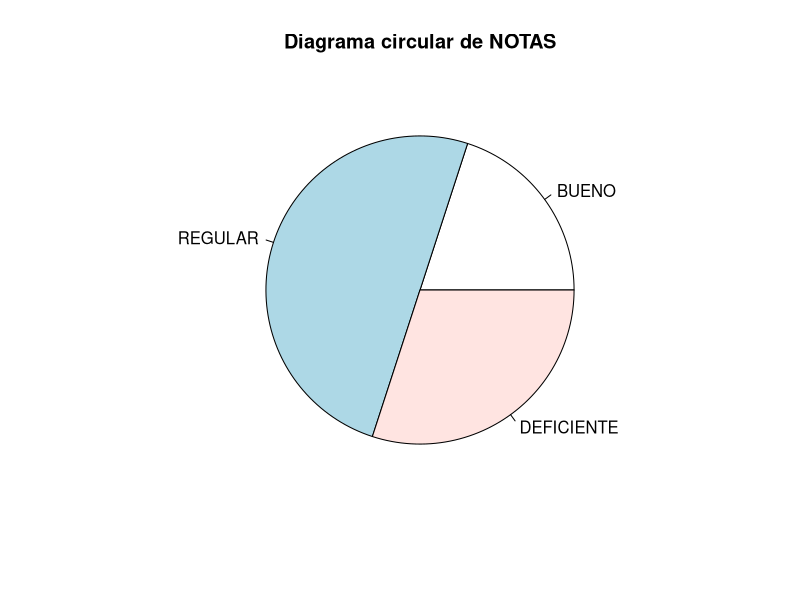

R code for this plot:
#EJERCICIOS001: CON LISTAS - FOR
nombres<-c('juan', 'maria', 'pedro', 'jose')
for(i in nombres){
  print(i)
}
#imprimir solo un nombre del item-1
print(nombres[1])

#EJERCICIO 02: USANDO LA LISTA ANTERIOR
#IMPRIMIR SOLO LOS NOMBRES QUE CONTENGAN LA LETRA "J"

nombres<-c('juan', 'maria', 'pedro', 'jose')
for (nombre in nombres){
  if('j'%in% strsplit(nombre,'')[[1]])
  {
    result=paste("EL NOMBRE", nombre, "tiene la letra [j] \n")
    cat(result)
   # cat("EL NOMBRE", nombre, "tiene la letra [j] \n")
  }
}

#EJERCICIO 03: CREAR UNA LISTA DE ANIMALES, LUEGO IMPRIMIR
#CUAL ES LA LONGITUD DE CADA NOMBRE
animales<-c('gato', 'perro', 'vaca', 'caballo')
#utilizamos la funcion lapply
longitudNombres<-lapply(animales, nchar)
print(longitudNombres)

#EJERCICIO 04: RECORRER LA LISTA CON UN INDICE Y LUEGO IMPRIMIRLOS
animales<-c('gato', 'perro', 'vaca', 'caballo')
for(i in 1:length(animales)){
  print(animales[i])
}

#EJERCICIO 05:  CREAR  UNA LISTA DE NOTAS, Y MOSTRAR LA MEDIA ARITMETICA
notas=c(12, 10, 18, 15, 11)
suma=0
for(n in notas){
  suma=suma+n
  
}
mediaAritmetica=suma/length(notas)
cat("LA MEDIA ARITMETICA ES: ",mediaAritmetica)
cat("LA MAXIMa NOTA ES", max(notas))
cat("LA MINIMA NOTA ES", min(notas))


#EJERCICIO 06:  CREAR  UNA LISTA DE NOTAS, CLASIFICAR LAS NOTAS
#EN 3 CATEGORIAS: BUENO(17-20) - REGULAR(11-16) - DEFICIENTE(0-10)
notas=c(14, 10, 18, 15, 11, 20, 15, 8,5,13)
b=0
d=0
r=0
categoria=''
for(n in notas){
  if(n>0 && n<11){
   
    
    d=d+1
  }else if(n>10 && n<17){
    categoria="REGULAR"
    
    r=r+1
  }else{
    categoria="BUENO"
    cat("nota: ", n, " ")
    b=b+1
  }
}

cat("NUMERO DE ALUMNOS BUENOS: ", b)
cat("NUMERO DE ALUMNOS REGULARES: ", r)
cat("NUMERO DE ALUMNOS DEFICIENTES: ", d)


#EJERCICIO 07: SE TIENE UN CONJUTO DE NOTAS, SE PIDE CLASIFICAR EN 3 CATEGORIA
#LUEGO MOSTRARLO MEDIANTE UN GRAFICO
notas=c(14, 10, 18, 15, 11, 20, 15, 8,5,13)
b=0
d=0
r=0
categoria=''
for(n in notas){
  if(n>0 && n<11){
    
    
    d=d+1
  }else if(n>10 && n<17){
    categoria="REGULAR"
    
    r=r+1
  }else{
    categoria="BUENO"
   # cat("nota: ", n, " ")
    b=b+1
  }
}
cat("NUMERO DE ALUMNOS BUENOS: ", b)
cat("NUMERO DE ALUMNOS REGULARES: ", r)
cat("NUMERO DE ALUMNOS DEFICIENTES: ", d)
#contruyendo grafico circular
slices=c(b, r, d)
lbls=c('BUENO', 'REGULAR', 'DEFICIENTE')
pie(slices, labels=lbls,main ="Diagrama circular de NOTAS")

#EJERCICIO 08: EN UN CONJUNTO DE PAISES, IMPRIMIR SOLO
#DEL ITEM 5 HASTA EL ULTIMO
paises<-c('peru', 'brasil', 'paragual', 'bolivia', 'bali', 'congo', 'españa', 'urss', 'italia')
result=paises[5:length(paises)]
cat(result)

#*********MATRICES01 *************
num<-matrix(1:12, nrow=4, ncol=3)
num
#*********MATRICES02 *************
x<-matrix(1:8, nrow = 4, ncol=4)
x
#*********MATRICES02-1 *************
x<-matrix(1:8, nrow = 4, ncol=4, byrow=TRUE)
x
#*********FACTORES *************

num=c(2, 5, 3, 7, 2, 4, 5, 7)
valfac=factor(num)
valfac
#muestra los niveles
levels(valfac)


#****** DATA FRAMES *********
options(stringsAsFactors=FALSE)
df<-data.frame(numbers=c(10,20,30,40), text=c('a','b','c','d'))
df
df$text

options(stringsAsFactors = TRUE)
df<-data.frame(numbers=c(10,20,30,40), text=c('a','b','c','d'))
df
df$text



